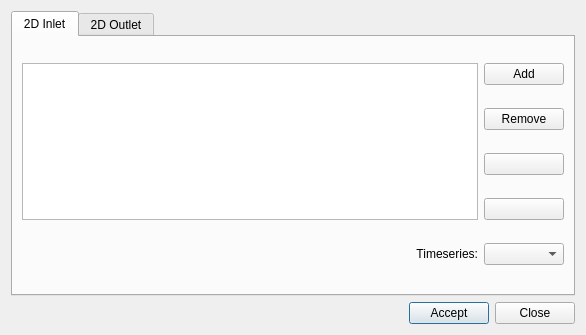
<?xml version="1.0" encoding="UTF-8"?>
<ui version="4.0">
 <class>Dialog</class>
 <widget class="QDialog" name="Dialog">
  <property name="geometry">
   <rect>
    <x>0</x>
    <y>0</y>
    <width>586</width>
    <height>335</height>
   </rect>
  </property>
  <property name="windowTitle">
   <string>Dialog</string>
  </property>
  <layout class="QGridLayout" name="gridLayout_2">
   <item row="1" column="1">
    <widget class="QPushButton" name="btn_accept">
     <property name="text">
      <string>Accept</string>
     </property>
    </widget>
   </item>
   <item row="1" column="2">
    <widget class="QPushButton" name="btn_close">
     <property name="text">
      <string>Close</string>
     </property>
    </widget>
   </item>
   <item row="1" column="0">
    <spacer name="horizontalSpacer">
     <property name="orientation">
      <enum>Qt::Horizontal</enum>
     </property>
     <property name="sizeHint" stdset="0">
      <size>
       <width>40</width>
       <height>20</height>
      </size>
     </property>
    </spacer>
   </item>
   <item row="0" column="0" colspan="3">
    <layout class="QGridLayout" name="gridLayout">
     <item row="0" column="0">
      <widget class="QTabWidget" name="main_tab">
       <property name="currentIndex">
        <number>0</number>
       </property>
       <widget class="QWidget" name="tab">
        <attribute name="title">
         <string>2D Inlet</string>
        </attribute>
        <layout class="QGridLayout" name="gridLayout_3">
         <item row="0" column="1">
          <widget class="QPushButton" name="btn_add_inlet">
           <property name="text">
            <string>Add</string>
           </property>
          </widget>
         </item>
         <item row="3" column="1">
          <widget class="QPushButton" name="btn_select_inlet_add">
           <property name="sizePolicy">
            <sizepolicy hsizetype="Minimum" vsizetype="Fixed">
             <horstretch>0</horstretch>
             <verstretch>0</verstretch>
            </sizepolicy>
           </property>
           <property name="text">
            <string/>
           </property>
           <property name="icon">
            <iconset>
             <normaloff>../../../../icons/dialogs/24x24/312.png</normaloff>../../../../icons/dialogs/24x24/312.png</iconset>
           </property>
          </widget>
         </item>
         <item row="4" column="1">
          <widget class="QComboBox" name="cmb_timeseries"/>
         </item>
         <item row="1" column="1">
          <widget class="QPushButton" name="btn_remove_inlet">
           <property name="text">
            <string>Remove</string>
           </property>
          </widget>
         </item>
         <item row="4" column="0">
          <widget class="QLabel" name="lbl_timeseries">
           <property name="layoutDirection">
            <enum>Qt::RightToLeft</enum>
           </property>
           <property name="text">
            <string>Timeseries:</string>
           </property>
           <property name="alignment">
            <set>Qt::AlignRight|Qt::AlignTrailing|Qt::AlignVCenter</set>
           </property>
          </widget>
         </item>
         <item row="0" column="0" rowspan="4">
          <widget class="QTableView" name="tbl_inlet"/>
         </item>
         <item row="2" column="1">
          <widget class="QPushButton" name="btn_select_inlet">
           <property name="sizePolicy">
            <sizepolicy hsizetype="Minimum" vsizetype="Fixed">
             <horstretch>0</horstretch>
             <verstretch>0</verstretch>
            </sizepolicy>
           </property>
           <property name="baseSize">
            <size>
             <width>0</width>
             <height>0</height>
            </size>
           </property>
           <property name="layoutDirection">
            <enum>Qt::LeftToRight</enum>
           </property>
           <property name="text">
            <string/>
           </property>
           <property name="icon">
            <iconset>
             <normaloff>../../../../icons/dialogs/24x24/311.png</normaloff>../../../../icons/dialogs/24x24/311.png</iconset>
           </property>
          </widget>
         </item>
        </layout>
       </widget>
       <widget class="QWidget" name="tab_2">
        <attribute name="title">
         <string>2D Outlet</string>
        </attribute>
        <layout class="QGridLayout" name="gridLayout_4">
         <item row="2" column="1">
          <widget class="QPushButton" name="btn_select_outlet">
           <property name="text">
            <string>Select *</string>
           </property>
          </widget>
         </item>
         <item row="0" column="1">
          <widget class="QPushButton" name="btn_add_outlet">
           <property name="text">
            <string>Add</string>
           </property>
          </widget>
         </item>
         <item row="1" column="1">
          <widget class="QPushButton" name="btn_remove_outlet">
           <property name="text">
            <string>Remove</string>
           </property>
          </widget>
         </item>
         <item row="3" column="1">
          <widget class="QPushButton" name="btn_select_outlet_add">
           <property name="text">
            <string>Select * *</string>
           </property>
          </widget>
         </item>
         <item row="0" column="0" rowspan="4">
          <widget class="QTableView" name="tbl_outlet"/>
         </item>
        </layout>
       </widget>
      </widget>
     </item>
    </layout>
   </item>
  </layout>
 </widget>
 <resources/>
 <connections/>
</ui>
